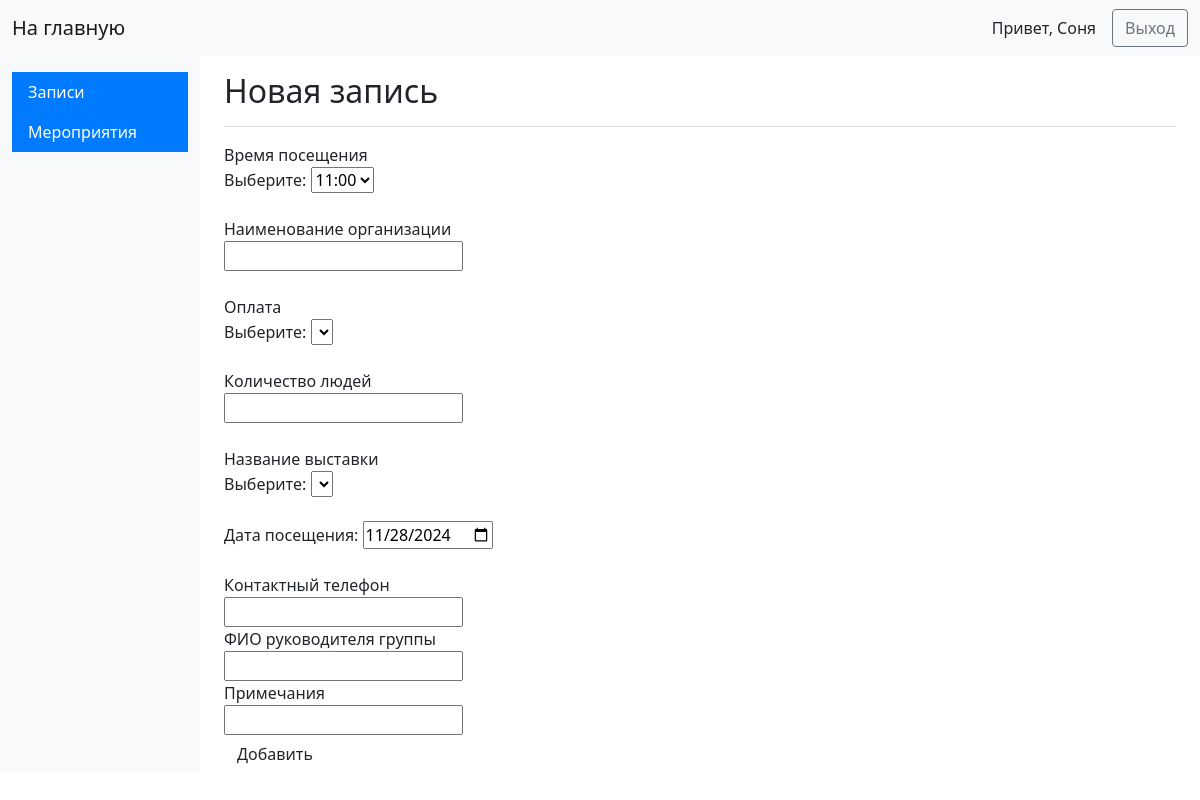
Before: /admin/goods/add (signed in) with the older database file.
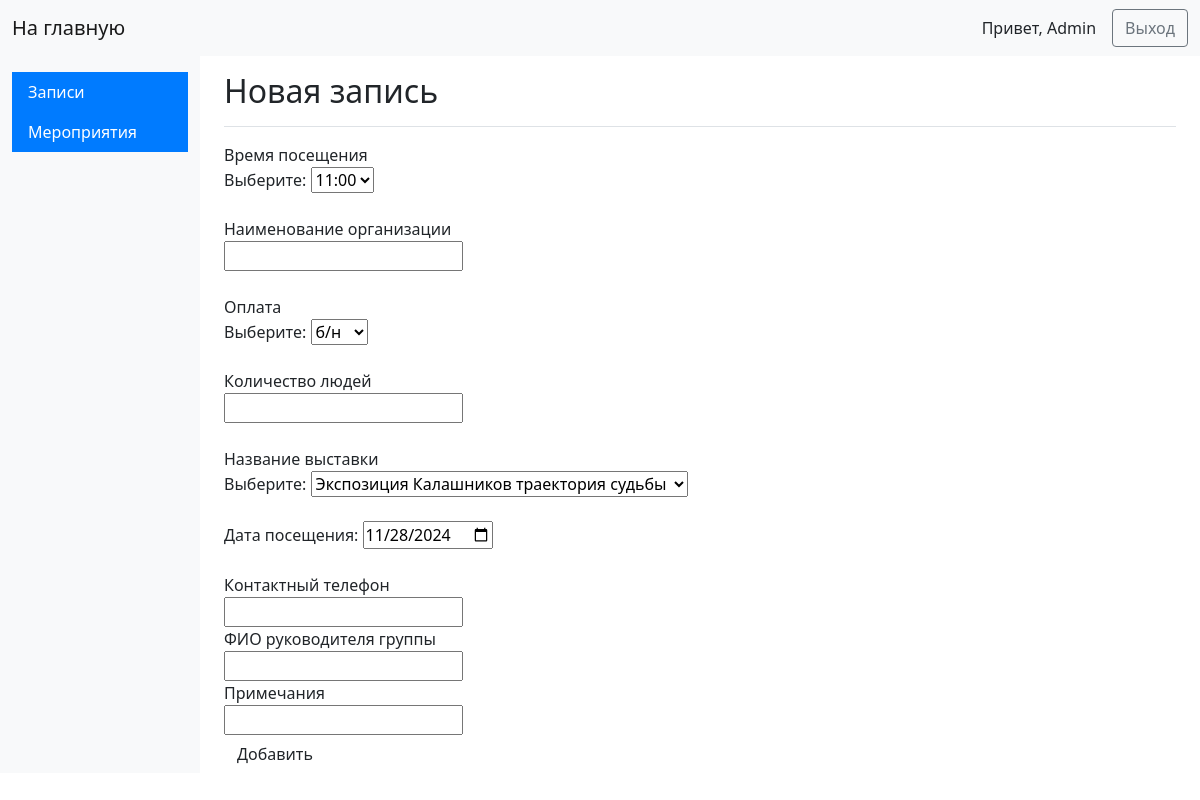
After: the same page with the newer database file.
### app.py (models this page shows, shortened)
class Admin(UserMixin, db.Model):
    __tablename__ = "admins"
    admin_id = db.Column(db.Integer(), primary_key=True)
    admin_name = db.Column(db.String(30), nullable=True)
    password_hash = db.Column(db.String(127))

### app.py (the view, shortened to what this page needs)
@app.route('/admin/goods/add', methods=['GET', 'POST'])
def new_good():
    if 'username' not in session:
        return redirect('/admin')
    else:
        autor = session['username']
        categories = Category.query.order_by(desc(Category.created_on)).all()
        sizes = Size.query.order_by(desc(Size.created_on)).all()
        return render_template('newgood.html', categories = categories, sizes=sizes,autor=autor,times=times)

### app.py (called while the page is built)
@login.user_loader
def load_user(id):
    return db.session.get(Admin, int(id))

### templates/newgood.html (shortened to what this page needs)
{% extends 'base_admin.html' %}
{% block content %}
<main class="col-md-9 ms-sm-auto col-lg-10 px-md-4">
	<div class="d-flex justify-content-between flex-wrap flex-md-nowrap align-items-center pt-3 pb-2 mb-3 border-bottom">
		<h1 class="h2">Новая запись</h1>
	</div>
	<form method="post" enctype="multipart/form-data">
		Время посещения<br>
		        <label for="time">Выберите:</label>
          <select id="time" name="time">
              {% for time in times %}
            <option value="{{time}}">{{time}}</option>
              {% endfor %}
          </select><br><br>
		Наименование организации<br>
		<input type="text" name='orgname'><br><br>
		Оплата<br>
		        <label for="size">Выберите:</label>
          <select id="size" name="size_id">
              {% for size in sizes %}
            <option value="{{size.size_id}}">{{size.size_name}}</option>
              {% endfor %}
          </select><br><br>
		Количество людей<br>
		<input type="text" name='peoples'><br><br>
        Название выставки<br>
		        <label for="category">Выберите:</label>
          <select id="category" name="category_id">
              {% for category in categories %}
            <option value="{{category.category_id}}">{{category.category_name}}</option>
              {% endfor %}
          </select><br><br>
		<label for="date">Дата посещения:</label>
		<input type="date" id="date" name="date" value="2024-11-28" min="2024-11-28" max="2025-12-31" /><br><br>
        Контактный телефон<br>
		<input type="text" name='phone'><br>
		ФИО руководителя группы<br>
		<input type="text" name='fio'><br>
		Примечания<br>
		<input type="text" name='description'><br>
		<input type="submit" class='btn' value="Добавить">
		<br>
	</form>
</div>
{% endblock %}

### templates/base_admin.html (shortened to what this page needs)
<!DOCTYPE html>
<html lang="en">
<head>
    <link href="https://cdn.jsdelivr.net/npm/bootstrap@5.1.3/dist/css/bootstrap.min.css" rel="stylesheet">
</head>
<body>
<nav class="navbar navbar-expand-lg navbar-light bg-light">
    <div class="container-fluid">
        <a class="navbar-brand" href="/admin">На главную</a>
        <div class="d-flex align-items-center">
            <span class="me-3">Привет, {{ autor }}</span>
            <a class="btn btn-outline-secondary" href="/out" type="button">Выход</a>
        </div>
    </div>
</nav>
<div class="container-fluid">
    <div class="row">
        <nav id="sidebarMenu" class="col-md-3 col-lg-2 d-md-block bg-light sidebar collapse">
            <div class="position-sticky pt-3">
                <ul class="nav flex-column">
                    <li class="nav-item">
                        <a class="nav-link active" aria-current="page" href="/admin/goods">
                            Записи
                        </a>
                        <a class="nav-link active" aria-current="page" href="/admin/categories">
                            Мероприятия
                        </a>
                    </li>
                </ul>
            </div>
        </nav>
        {% block content %}
        {% endblock %}
    </div>
</body>
</html>

Changed rows visible on the page:
changed Admin: admin_name "Соня" → "Admin"
Other visible differences:
form field size_id: (not shown) → "б/н"
form field category_id: (not shown) → "Экспозиция Калашников траектория судьбы"
